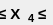
                    <widget class="QWidget" name="widget_12" native="true">
                     <property name="geometry">
                      <rect>
                       <x>72</x>
                       <y>0</y>
                       <width>53</width>
                       <height>25</height>
                      </rect>
                     </property>
                     <property name="sizePolicy">
                      <sizepolicy hsizetype="Fixed" vsizetype="Fixed">
                       <horstretch>0</horstretch>
                       <verstretch>0</verstretch>
                      </sizepolicy>
                     </property>
                     <widget class="QLabel" name="label_20">
                      <property name="geometry">
                       <rect>
                        <x>28</x>
                        <y>8</y>
                        <width>20</width>
                        <height>21</height>
                       </rect>
                      </property>
                      <property name="font">
                       <font>
                        <family>Segoe UI</family>
                        <pointsize>8</pointsize>
                        <weight>75</weight>
                        <bold>true</bold>
                       </font>
                      </property>
                      <property name="text">
                       <string>4</string>
                      </property>
                     </widget>
                     <widget class="QLabel" name="label_21">
                      <property name="geometry">
                       <rect>
                        <x>-2</x>
                        <y>-2</y>
                        <width>31</width>
                        <height>31</height>
                       </rect>
                      </property>
                      <property name="font">
                       <font>
                        <family>Segoe UI</family>
                        <pointsize>11</pointsize>
                        <weight>75</weight>
                        <bold>true</bold>
                       </font>
                      </property>
                      <property name="text">
                       <string>≤ X</string>
                      </property>
                     </widget>
                     <widget class="QLabel" name="label_22">
                      <property name="geometry">
                       <rect>
                        <x>38</x>
                        <y>-2</y>
                        <width>16</width>
                        <height>31</height>
                       </rect>
                      </property>
                      <property name="font">
                       <font>
                        <family>Segoe UI</family>
                        <pointsize>11</pointsize>
                        <weight>75</weight>
                        <bold>true</bold>
                       </font>
                      </property>
                      <property name="text">
                       <string>≤</string>
                      </property>
                     </widget>
                    </widget>
